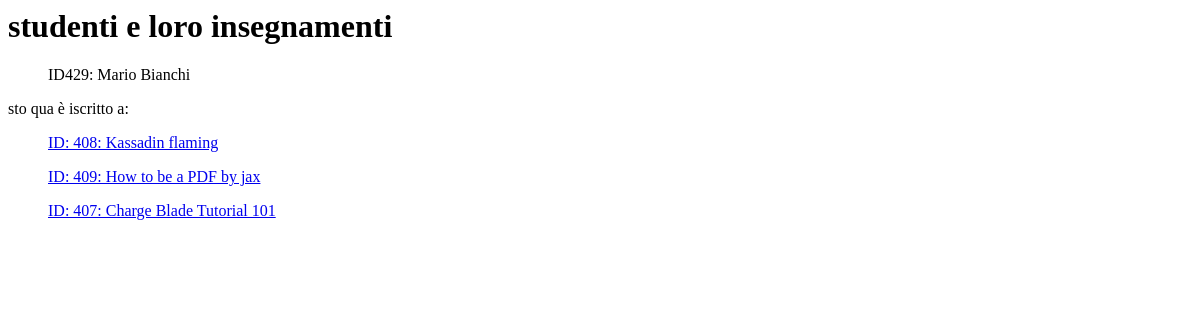
The page /cercastudente/Mario/Bianchi/ on the database as committed earlier.
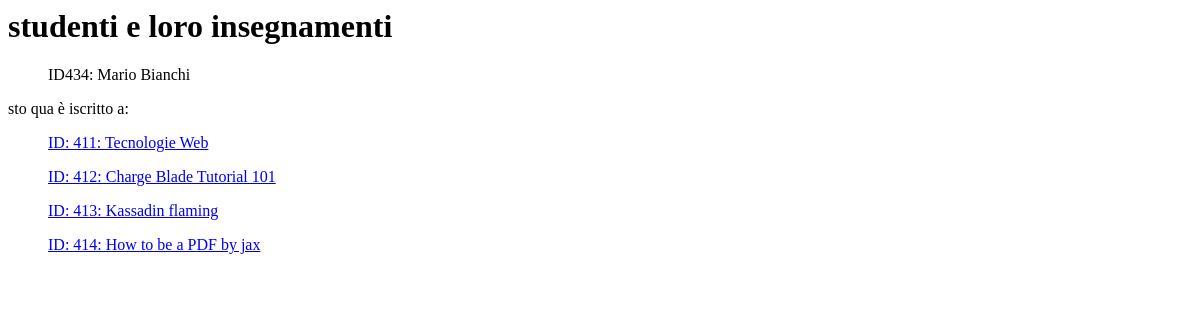
The same page on the database as committed later.
### iscrizioni/models.py (models this page shows)
class Studente(models.Model):
    name=models.CharField(max_length=50)
    surname=models.CharField(max_length=50)
    def __str__(self):
        return "ID" + str(self.pk) + ": " + self.name + " " + self.surname
    class Meta: verbose_name_plural = "Studenti"

class Insegnamento(models.Model):
    titolo = models.CharField(max_length=50)
    studenti= models.ManyToManyField(Studente, default=None)
    def __str__(self):
        return "ID: " + str(self.pk) + ": " + self.titolo
    class Meta:verbose_name_plural = "Insegnamenti"

### iscrizioni/views.py (the view)
# urls.py: path("cercastudente/<str:name>/<str:surname>/", ListStudenteByNameAndSurname.as_view(), name="studentecercato")
class ListStudenteByNameAndSurname(ListView):
    model = Studente
    template_name="listastudenteinsegnamento.html"
    def get_queryset(self):
        try:
            arg=self.kwargs["name"]
            qs_name = self.model.objects.filter(name__iexact=arg)
        except:
            qs_name=self.model.objects.none()
        try:
            sarg=self.kwargs["surname"]
            qs_surname = self.model.objects.filter(surname__iexact=sarg)
        except:
            qs_surname=self.model.objects.none()
        return (qs_name | qs_surname)
    def get_context_data(self, **kwargs):
        context = super().get_context_data(**kwargs)
        context['titolo']= "studenti e loro insegnamenti"
        ls=set()
        for s in self.get_queryset():
            for i in Insegnamento.objects.all():
                if s in i.studenti.all():
                    ls.add(i)
        context['set_ins'] = ls
        return context

### iscrizioni/templates/listastudenteinsegnamento.html (shortened to what this page needs)
{% extends "base.html" %}
{% block content %}
<h1> {{ titolo }} </h1>
{% if object_lit.count == 0 %}
<p> ma chi stai cercando? te lo sei inventato? </p>
{% else %}
    {% for p in object_list %}
        <ul> {{ p }} </ul>
    {% endfor %}
    <p> sto qua è iscritto a: </p>
    {% for i in set_ins %}
    <ul> <a href="{% url 'Iscrizioni:insegnamento' pk=i.pk %}">{{ i }}</a></ul>
    {% endfor %}
{% endif %}
{% endblock %}

Rows that differ between the two databases and show on the page:
removed Studente: id+name+surname "ID429: Mario Bianchi"
removed Insegnamento: id+titolo "ID: 408: Kassadin flaming"
removed Insegnamento: id+titolo "ID: 409: How to be a PDF by jax"
removed Insegnamento: id+titolo "ID: 407: Charge Blade Tutorial 101"
added Studente: id+name+surname "ID434: Mario Bianchi"
added Insegnamento: id+titolo "ID: 411: Tecnologie Web"
added Insegnamento: id+titolo "ID: 412: Charge Blade Tutorial 101"
added Insegnamento: id+titolo "ID: 413: Kassadin flaming"
added Insegnamento: id+titolo "ID: 414: How to be a PDF by jax"
